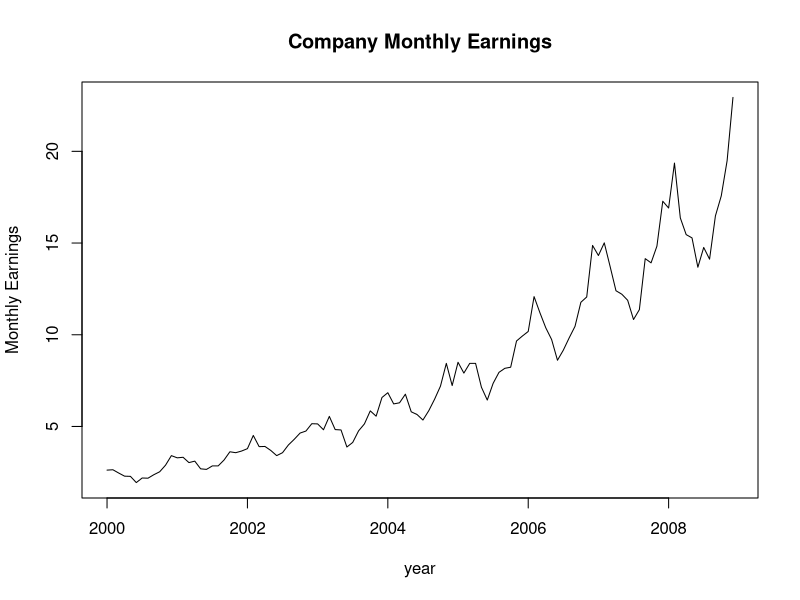
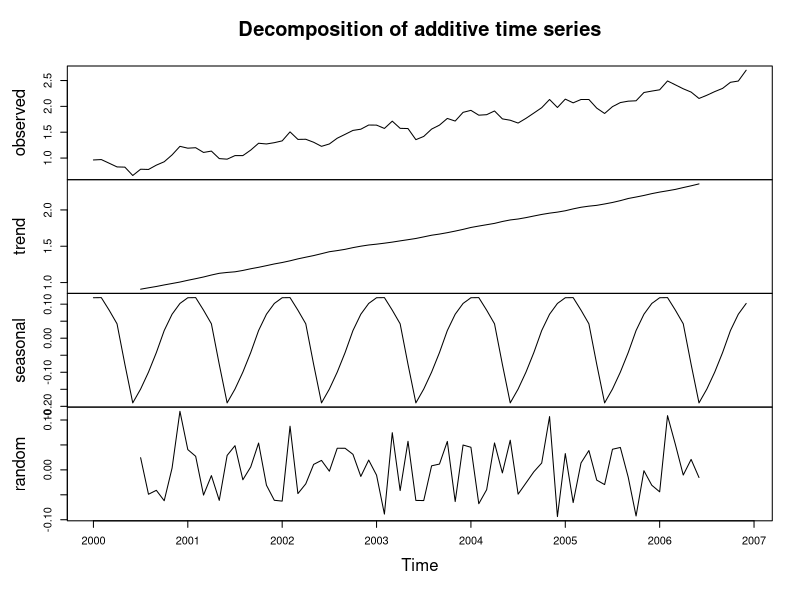
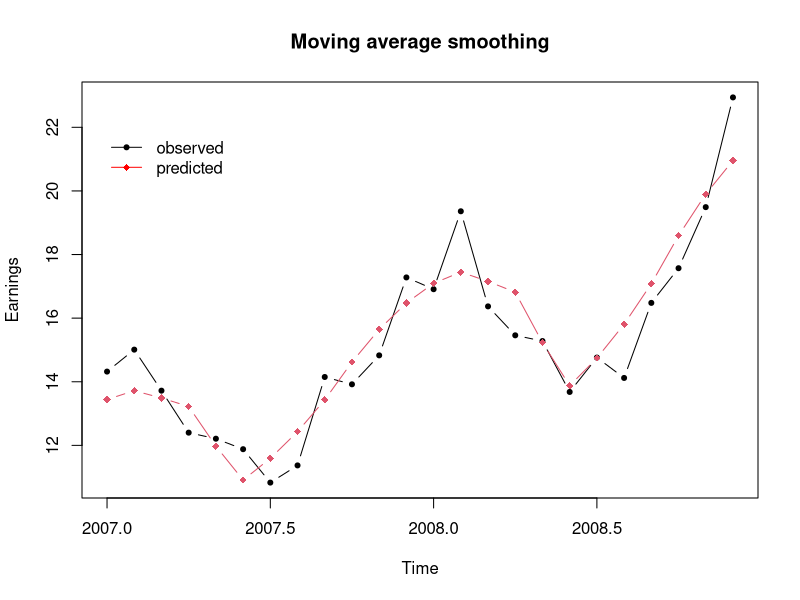

These figures' R source, in order:
# Load dependencies
library(tseries)
library(zoo)

# retrieve earnings data
earnings <- read.csv("earnings.csv", header = T)

# create time series object
earn.ts <- ts(earnings, start = c(2000,1), frequency = 12)[,2]
time.ts <- ts(earnings, start = c(2000,1), frequency = 12)[,1]

# plot out ts object and examine
plot(earn.ts, xlab = 'year', ylab = 'Monthly Earnings', main = 'Company Monthly Earnings')

# Notable features include:
# Multiplicative seasonality and trend ==> non-stationarity
# how to remedy this?

# separate training and test set (test is 2007 onward). I separate the dates as well
train.dat <- window(earn.ts, start = c(2000,1), end = c(2006,12), frequency = 12)
train.date <- window(time.ts, start = c(2000,1), end = c(2006,12), frequency = 12)
test.dat <- window(earn.ts, start = c(2007,1), frequency = 12)
test.date <- window(time.ts, start = c(2007,1), frequency = 12)

# remedy for multiplicative effect
# perform log transform (why?)
train.log <- log(train.dat)
test.log <- log(test.dat)

# moving average decomposition
train.mov <- decompose(train.log, type = 'additive');
plot(train.mov)

# retrieve decomposed ts as separate ts objects
trend.mov <- train.mov$trend
seas.mov <- train.mov$seasonal
trend.reg <- lm(trend.mov ~ train.date)

# time points for training and test set (the indep. variable)
t.train <- 1:length(train.dat)
t.test <- (tail(t.train,1)+1):(tail(t.train,1)+12*2) 
# values for preicting the test set: at each time
# point it is just 1 (for intercept) and the value of
# the time point.
covariates.test <- cbind(rep(1,12*2),t.test) 

# To predict using the trend from moving average smoothing, 
# we first fit a linear regression model using the trend 
# against t.train:
fit.ma <- lm(trend.mov ~ t.train)
summary(fit.ma)

# prediction for the trend
m.pred.ma <- covariates.test %*% fit.ma$coef
# adding the seasonal component
y.pred.ma <- ts(m.pred.ma + seas.mov[1:12], start=c(2007,1), frequency=12)
# convert back to the original scale (os) by taking exponential
# (remember, we performed a log transform, which we must undo)
y.pred.ma.os <- exp(y.pred.ma)

# Plot the prediction of the training set
plot(test.dat, type="b", pch=20, ylab="Earnings",
		 main="Moving average smoothing")
lines(y.pred.ma.os, type="b", col=2, pch=18)
legend(2007, 22, legend=c("observed", "predicted"),
			 lty=c("solid", "solid"), pch=c(20, 18),
			 col=c("black", "red"), bty="n")

# and here is our mean square error (why do we use MSE?)
mspe.ma <- round(mean((test.dat-y.pred.ma.os)^2),3)
